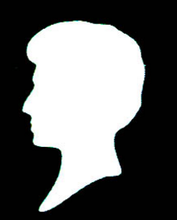
%> input picture Lab_6_Boundary/Capture.PNG, 177 x 220 px, shrunk from 220 x 274 before the run
$ octave Untitled.m   (GNU Octave 9; MATLAB toolbox functions it lacks are replaced by stand-ins)
%> lines starting %> are read from the running program, lines starting %| are printed output that depends on the picture; in (x1, y1, x2, y2) boxes, pixels count from 0 and x2, y2 are one past the last pixel; in counts of white or black regions, pixels touching at a corner belong together; the program's own positions count from 1
%% lab7 - Boundary
clear;clc;
pic1=imread('capture.png');
%> pic1 is the input picture: size 220x177x3 uint8; mean R, G, B 100, 100.7, 100.5
pic1=im2bw(pic1);
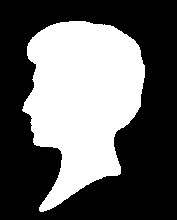
%> pic1: size 220x177 logical; 39.2% white; 1 white region, box (x1, y1, x2, y2) and area: (22, 21, 145, 212) 15259
figure(1)
subplot(1,3,1);
imshow(pic1)
title('Original picture');
%----------------------------------------
subplot(1,3,2);
[m,n]=size(pic1);
%> m = 220; n = 177
% [12 lines of commented-out code are left out]
pic_7X7_Erosion=zeros(m,n);
for i=4:m-4
    for j=4:n-4
        flag=0;
           for x=-3:3
                for y=-3:3
                    if pic1(i+x,j+y) == 1
                        flag=flag+1;
                    end
                end
           end
           if flag==49
            pic_7X7_Erosion(i,j)=1;
           end
    end
end
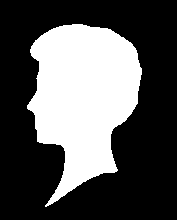
%> pic_7X7_Erosion: size 220x177 double; values 0 (black) and 1 (white), 33.8% white; 1 white region, box (x1, y1, x2, y2) and area: (27, 24, 142, 207) 13160
imshow(pic_7X7_Erosion)
title('Erosion 7X7 picture');


%%----------------------------------------
%set Diff


subplot(1,3,3);
imshow(pic_7X7_Erosion)
title('Opening 7X7 picture');
